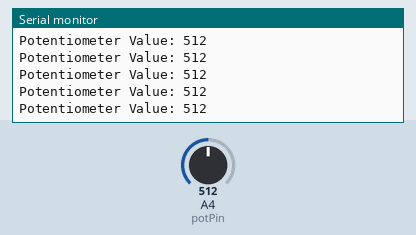
This sketch was run on a simulated Arduino Uno, built with avr-gcc and run on an emulated ATmega328P. On the bench: the last lines printed to the serial monitor. Inputs (shaded band) come from the test bench; at power-on: A4 (potPin) = 512.

Above: at 1.2 s.
1.3 s: A4 (potPin) set to 716
At 1.68 s:
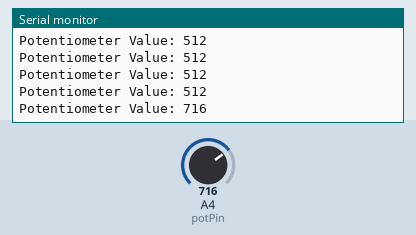
2.8 s: A4 (potPin) set to 900
At 2.94 s:
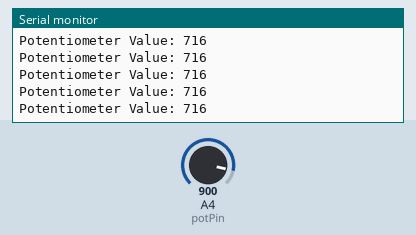
Timing chart, 0 to 5.8 s (numbered marks = the images above; inputs shaded):
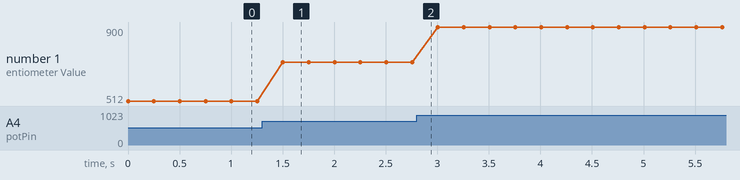

The sketch:

potentiometer.ino
```cpp
const int potPin = 4;
void setup() {
  // put your setup code here, to run once:
  Serial.begin(115200);
}

void loop() {
  // put your main code here, to run repeatedly:
  int potValue = analogRead(potPin);

  Serial.print("Potentiometer Value: ");
  //prints actual value it has read
  Serial.println(potValue);
  delay(250);
}
```

Measured:
- after the input at 1.3 s, the serial monitor: prints a new line after 0.20 s (image 1)
- plotted number 1: 512 → 716 after the input at 1.3 s, 716 → 900 after the input at 2.8 s
